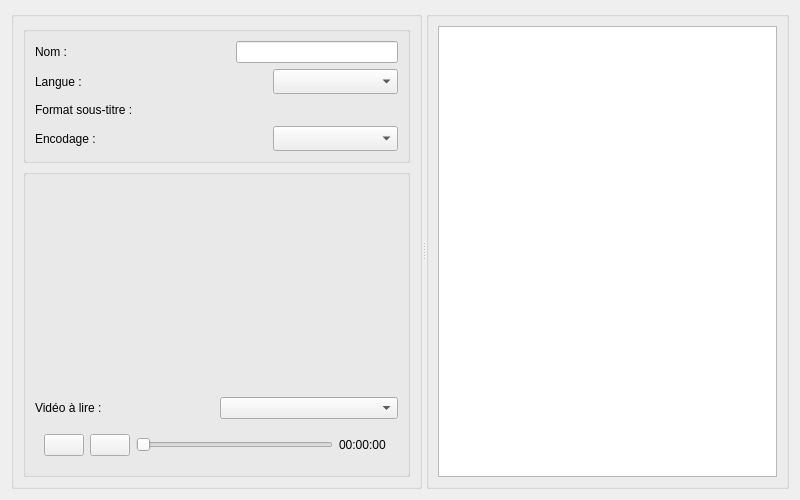
<?xml version="1.0" encoding="UTF-8"?>
<ui version="4.0">
 <class>SubtitlePane</class>
 <widget class="QWidget" name="SubtitlePane">
  <property name="geometry">
   <rect>
    <x>0</x>
    <y>0</y>
    <width>800</width>
    <height>500</height>
   </rect>
  </property>
  <property name="windowTitle">
   <string>Form</string>
  </property>
  <layout class="QHBoxLayout" name="horizontalLayout">
   <item>
    <widget class="QSplitter" name="splitter">
     <property name="orientation">
      <enum>Qt::Horizontal</enum>
     </property>
     <widget class="QGroupBox" name="groupBox_FormPlayerSubtitlePane">
      <property name="title">
       <string/>
      </property>
      <layout class="QVBoxLayout" name="verticalLayout">
       <item>
        <widget class="QGroupBox" name="groupBox_FormSubtitlePane">
         <property name="maximumSize">
          <size>
           <width>16777215</width>
           <height>250</height>
          </size>
         </property>
         <property name="title">
          <string/>
         </property>
         <layout class="QVBoxLayout" name="verticalLayout_2">
          <item>
           <layout class="QHBoxLayout" name="horizontalLayout_Langage">
            <item>
             <widget class="QLabel" name="label_Name">
              <property name="text">
               <string>Nom :</string>
              </property>
             </widget>
            </item>
            <item>
             <spacer name="horizontalSpacer">
              <property name="orientation">
               <enum>Qt::Horizontal</enum>
              </property>
              <property name="sizeHint" stdset="0">
               <size>
                <width>40</width>
                <height>20</height>
               </size>
              </property>
             </spacer>
            </item>
            <item>
             <widget class="QLineEdit" name="lineEdit_Name">
              <property name="minimumSize">
               <size>
                <width>125</width>
                <height>0</height>
               </size>
              </property>
              <property name="baseSize">
               <size>
                <width>125</width>
                <height>0</height>
               </size>
              </property>
             </widget>
            </item>
           </layout>
          </item>
          <item>
           <layout class="QHBoxLayout" name="horizontalLayout_Name">
            <item>
             <widget class="QLabel" name="label_Langage">
              <property name="text">
               <string>Langue :</string>
              </property>
             </widget>
            </item>
            <item>
             <spacer name="horizontalSpacer_2">
              <property name="orientation">
               <enum>Qt::Horizontal</enum>
              </property>
              <property name="sizeHint" stdset="0">
               <size>
                <width>40</width>
                <height>20</height>
               </size>
              </property>
             </spacer>
            </item>
            <item>
             <widget class="QComboBox" name="comboBox_Langage">
              <property name="sizePolicy">
               <sizepolicy hsizetype="Fixed" vsizetype="Fixed">
                <horstretch>0</horstretch>
                <verstretch>0</verstretch>
               </sizepolicy>
              </property>
              <property name="minimumSize">
               <size>
                <width>125</width>
                <height>25</height>
               </size>
              </property>
              <property name="sizeAdjustPolicy">
               <enum>QComboBox::AdjustToMinimumContentsLength</enum>
              </property>
             </widget>
            </item>
           </layout>
          </item>
          <item>
           <layout class="QHBoxLayout" name="horizontalLayout_Format">
            <item>
             <widget class="QLabel" name="label_Format">
              <property name="text">
               <string>Format sous-titre :</string>
              </property>
             </widget>
            </item>
            <item>
             <spacer name="horizontalSpacer_3">
              <property name="orientation">
               <enum>Qt::Horizontal</enum>
              </property>
              <property name="sizeHint" stdset="0">
               <size>
                <width>40</width>
                <height>20</height>
               </size>
              </property>
             </spacer>
            </item>
            <item>
             <widget class="QLabel" name="codecNameLabel">
              <property name="minimumSize">
               <size>
                <width>125</width>
                <height>0</height>
               </size>
              </property>
              <property name="text">
               <string/>
              </property>
             </widget>
            </item>
           </layout>
          </item>
          <item>
           <layout class="QHBoxLayout" name="horizontalLayout_Encode">
            <item>
             <widget class="QLabel" name="label_Encode">
              <property name="text">
               <string>Encodage :</string>
              </property>
             </widget>
            </item>
            <item>
             <spacer name="horizontalSpacer_4">
              <property name="orientation">
               <enum>Qt::Horizontal</enum>
              </property>
              <property name="sizeHint" stdset="0">
               <size>
                <width>40</width>
                <height>20</height>
               </size>
              </property>
             </spacer>
            </item>
            <item>
             <widget class="QComboBox" name="comboBox_Encode">
              <property name="sizePolicy">
               <sizepolicy hsizetype="Fixed" vsizetype="Fixed">
                <horstretch>0</horstretch>
                <verstretch>0</verstretch>
               </sizepolicy>
              </property>
              <property name="minimumSize">
               <size>
                <width>125</width>
                <height>25</height>
               </size>
              </property>
              <property name="sizeAdjustPolicy">
               <enum>QComboBox::AdjustToMinimumContentsLength</enum>
              </property>
             </widget>
            </item>
           </layout>
          </item>
         </layout>
        </widget>
       </item>
       <item>
        <widget class="QGroupBox" name="groupBox_PlayerSubtitlePane">
         <property name="title">
          <string/>
         </property>
         <layout class="QVBoxLayout" name="verticalLayout_5">
          <item>
           <widget class="VideoPlayer" name="videoWidget" native="true">
            <property name="minimumSize">
             <size>
              <width>0</width>
              <height>0</height>
             </size>
            </property>
            <property name="maximumSize">
             <size>
              <width>16777215</width>
              <height>16777215</height>
             </size>
            </property>
            <layout class="QVBoxLayout" name="verticalLayout_4">
             <property name="sizeConstraint">
              <enum>QLayout::SetMaximumSize</enum>
             </property>
             <item>
              <spacer name="verticalSpacer">
               <property name="orientation">
                <enum>Qt::Vertical</enum>
               </property>
               <property name="sizeHint" stdset="0">
                <size>
                 <width>20</width>
                 <height>40</height>
                </size>
               </property>
              </spacer>
             </item>
            </layout>
           </widget>
          </item>
          <item>
           <widget class="QLabel" name="subtitleTextLabel">
            <property name="minimumSize">
             <size>
              <width>0</width>
              <height>40</height>
             </size>
            </property>
            <property name="styleSheet">
             <string notr="true">font: 87 10pt &quot;Arial Black&quot;;
qproperty-alignment: AlignCenter;
color: rgb(255, 255, 255);
background:transparent;</string>
            </property>
            <property name="text">
             <string/>
            </property>
           </widget>
          </item>
          <item>
           <layout class="QHBoxLayout" name="horizontalLayout_3">
            <item>
             <widget class="QLabel" name="label">
              <property name="text">
               <string>Vidéo à lire :</string>
              </property>
             </widget>
            </item>
            <item>
             <widget class="QComboBox" name="videoVisualisationComboBox">
              <property name="sizeAdjustPolicy">
               <enum>QComboBox::AdjustToMinimumContentsLength</enum>
              </property>
             </widget>
            </item>
           </layout>
          </item>
          <item>
           <widget class="QWidget" name="widget" native="true">
            <property name="maximumSize">
             <size>
              <width>16777215</width>
              <height>50</height>
             </size>
            </property>
            <layout class="QHBoxLayout" name="horizontalLayout_2">
             <item>
              <widget class="QPushButton" name="playButton">
               <property name="maximumSize">
                <size>
                 <width>16777215</width>
                 <height>24</height>
                </size>
               </property>
               <property name="text">
                <string/>
               </property>
               <property name="icon">
                <iconset resource="../../images.qrc">
                 <normaloff>:/icons/resources/icons/icon_play.png</normaloff>:/icons/resources/icons/icon_play.png</iconset>
               </property>
              </widget>
             </item>
             <item>
              <widget class="QPushButton" name="stopButton">
               <property name="maximumSize">
                <size>
                 <width>16777215</width>
                 <height>24</height>
                </size>
               </property>
               <property name="text">
                <string/>
               </property>
               <property name="icon">
                <iconset resource="../../images.qrc">
                 <normaloff>:/icons/resources/glyphicons/glyphicons_175_stop.png</normaloff>:/icons/resources/glyphicons/glyphicons_175_stop.png</iconset>
               </property>
              </widget>
             </item>
             <item>
              <widget class="QSlider" name="timeSlider">
               <property name="maximumSize">
                <size>
                 <width>16777215</width>
                 <height>22</height>
                </size>
               </property>
               <property name="orientation">
                <enum>Qt::Horizontal</enum>
               </property>
              </widget>
             </item>
             <item>
              <widget class="QLabel" name="timeLabel">
               <property name="minimumSize">
                <size>
                 <width>50</width>
                 <height>0</height>
                </size>
               </property>
               <property name="maximumSize">
                <size>
                 <width>16777215</width>
                 <height>22</height>
                </size>
               </property>
               <property name="text">
                <string>00:00:00</string>
               </property>
              </widget>
             </item>
            </layout>
           </widget>
          </item>
         </layout>
        </widget>
       </item>
      </layout>
     </widget>
     <widget class="QGroupBox" name="groupBox_PrevSubtitlePane">
      <property name="title">
       <string/>
      </property>
      <layout class="QVBoxLayout" name="verticalLayout_3">
       <item>
        <widget class="QTableView" name="subtitleTableView"/>
       </item>
      </layout>
     </widget>
    </widget>
   </item>
  </layout>
 </widget>
 <customwidgets>
  <customwidget>
   <class>VideoPlayer</class>
   <extends>QWidget</extends>
   <header>src/View/VideoPlayer.h</header>
   <container>1</container>
  </customwidget>
 </customwidgets>
 <resources>
  <include location="../../images.qrc"/>
 </resources>
 <connections/>
</ui>
